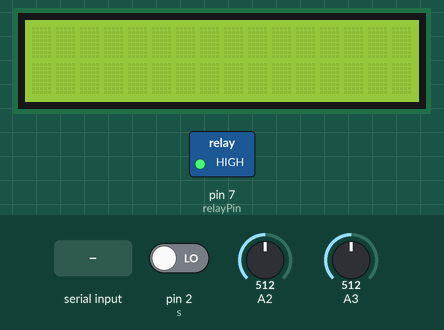
This sketch was run on a simulated Arduino Uno, built with avr-gcc and run on an emulated ATmega328P. On the bench: 16×2 character LCD, switched loads named in the sketch (green lamp = pin HIGH). The inputs (shaded band) are chosen by the test bench; at power-on: pin 2 (s) LOW, A2 = 512, A3 = 512. What the sketch prints to the serial monitor is not drawn.

Above: at 1.2 s.
1.3 s: pin 2 (s) driven HIGH
At 2.1 s:
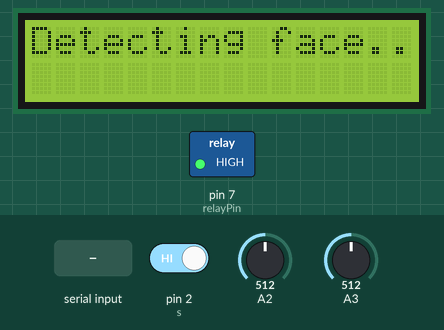
2.8 s: "1" received over Serial
At 4.51 s:
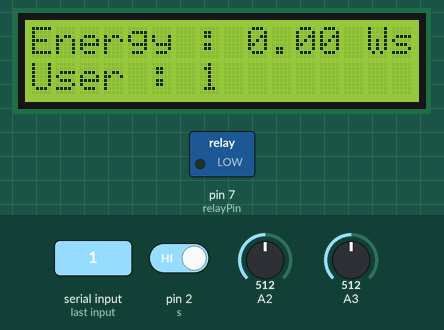
5.8 s: pin 2 (s) driven LOW
At 6.8 s:
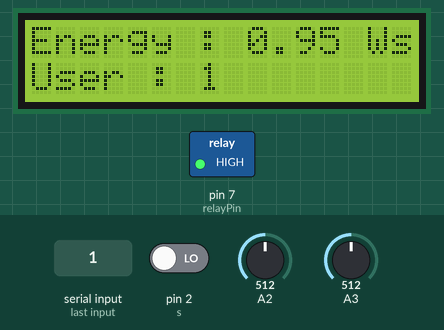
Timing chart, 0 to 8.8 s (numbered marks = the images above; inputs shaded):
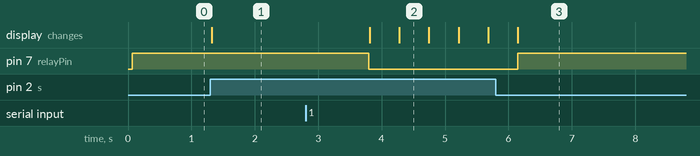

Measured:
- after the input at 1.3 s, the display: changes at once (image 1)
- after the input at 2.8 s, pin 7 (relayPin): HIGH → LOW after 1.0 s; the display: first changes after 1.0 s (image 2 shows a later state)
- after the input at 5.8 s, pin 7 (relayPin): LOW → HIGH after 0.35 s
- what the display in image 2 shows lasts 0.4 s, from 4.3 s to 4.7 s

The sketch:

arduino.ino
```cpp
#include <LiquidCrystal_I2C.h>

float sample1_number, given_voltage, reference_value1, voltage_number, sample1 = 0, voltage, actual_voltage, reference_value2, current_number, sample2 = 0, current, actual_current, current_val, energy = 0, power;
long time, timeinitial, timefinal, total_time;

int s = 2, flag = 0, relayPin = 7;
String message;
LiquidCrystal_I2C lcd(0x27, 16, 2);

void setup() {
  // set the relay pin as an output
  pinMode(relayPin, OUTPUT);

  lcd.init();
  lcd.clear();
  lcd.backlight();

  Serial.begin(9600);

  pinMode(s, INPUT);
  given_voltage = 2.10 * 1000;
  sample1_number = analogRead(A2);
  reference_value1 = given_voltage / sample1_number;

  reference_value2 = 5000.0 / 1024.0;
}

void loop() {
  digitalWrite(relayPin, HIGH);

  sample1 = 0;
  sample2 = 0;
  energy = 0;
  total_time = 0;
  if (digitalRead(s) == HIGH) {
    flag = 1;
    Serial.println("face");
    lcd.setCursor(0, 1);
    lcd.clear();
    lcd.print("Detecting face...");

    while (!Serial.available()) {
      ;
    }
    message = Serial.readString();

    digitalWrite(relayPin, LOW);
    lcd.clear();
    lcd.setCursor(0, 1);
    lcd.print("User : " + message);
    while (digitalRead(s) != LOW) {
      timeinitial = millis();
      for (int i = 0; i < 200; i++) {
        voltage_number = analogRead(A2);
        sample1 = sample1 + voltage_number;

        current_number = analogRead(A3);
        sample2 = sample2 + current_number;

        delay(2);
      }

      sample1 = sample1 / 200;
      voltage = reference_value1 * sample1 / 1000;
      actual_voltage = voltage * 2;

      sample2 = sample2 / 200;
      current = reference_value2 * sample2;
      current_val = (current / 1000) - 2.5;
      actual_current = abs(current_val * 10);

      power = actual_voltage * actual_current;

      timefinal = millis();
      time = timefinal - timeinitial;
      total_time += time;
      energy += power * time / 1000;

      Serial.print("voltage : ");
      Serial.println(actual_voltage);

      Serial.print("current : ");
      Serial.println(actual_current);

      Serial.print("energy : ");
      Serial.println(energy);

      lcd.setCursor(0, 0);
      lcd.print("Energy : ");
      lcd.setCursor(9, 0);
      lcd.print(energy);
      lcd.setCursor(14, 0);
      lcd.print("Ws");
    }
    if (flag == 1) {
      flag = 0;
      Serial.println(message);
      Serial.println(energy);
      Serial.println(total_time / 1000);
      energy = 0;
      message = "nouser";
      digitalWrite(relayPin, HIGH);
    }
  }
}
```
